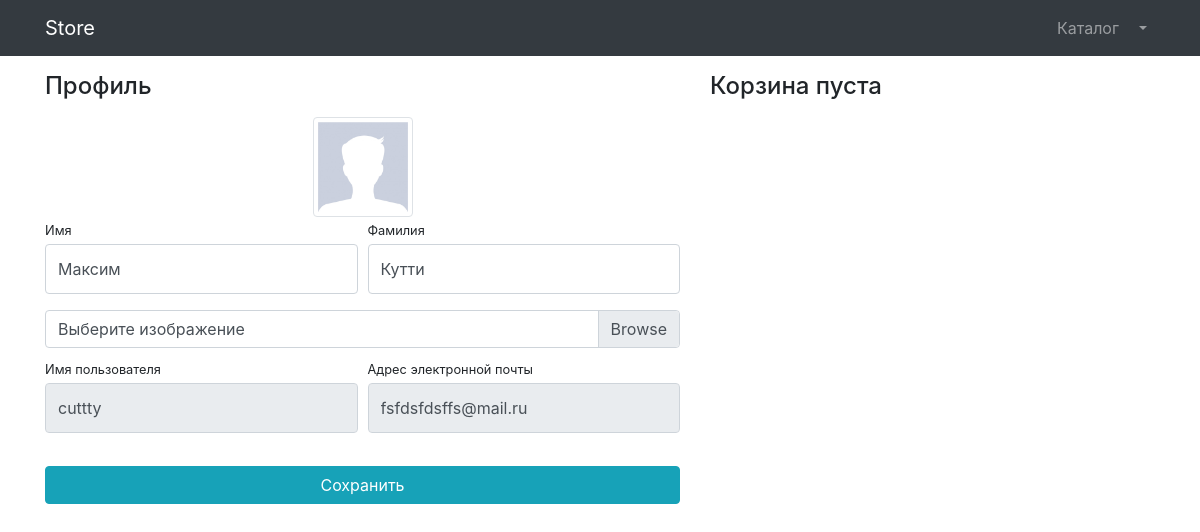
Before: /users/profile/4 (signed in) with the older database file.
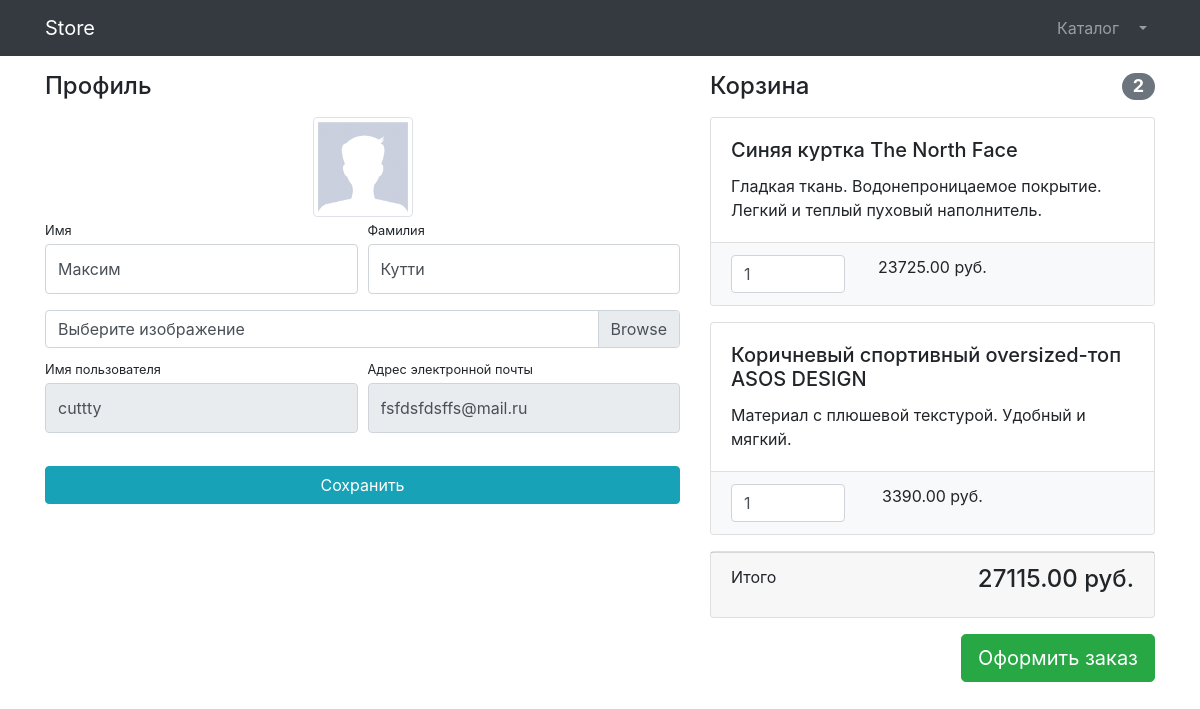
After: the same page with the newer database file.
### users/models.py (models this page shows)
class User(AbstractUser):
    image = models.ImageField(upload_to="users_images", null=True,blank=True)
    is_verified = models.BooleanField(default=False)

### products/models.py (models this page shows, shortened)
class Basket(models.Model):
    user=models.ForeignKey(to=User, on_delete=models.CASCADE)
    product = models.ForeignKey(to=Product, on_delete=models.CASCADE)
    quantity = models.PositiveSmallIntegerField(default=0)
    created_timestamp = models.DateTimeField(auto_now_add=True)
    objects = BasketQuerySet.as_manager()
    def sum(self):
        return self.quantity * self.product.price

class Product(models.Model):
    name = models.CharField(max_length=256)
    description = models.TextField()
    price = models.DecimalField(max_digits=9, decimal_places=2)
    quantity = models.PositiveIntegerField(default=0)
    image = models.ImageField(upload_to='products_images')
    category = models.ForeignKey(to=ProductsCategoty, on_delete=models.CASCADE)
    class Meta:
        verbose_name = 'Продукт'
        verbose_name_plural = 'Продукты'

### users/views.py (the view, shortened to what this page needs)
# urls.py: path('profile/<int:pk>', login_required(UserProfileView.as_view()), name='profile'),
class UserProfileView(titleMixin, UpdateView):
    model = User
    form_class = UserProfileForm
    template_name = 'users/profile.html'
    title = 'Store-профиль'

### users/forms.py
class UserProfileForm(UserChangeForm):
    first_name = forms.CharField(widget=forms.TextInput(attrs={
        'class' : "form-control py-4"
    }))
    last_name = forms.CharField(widget=forms.TextInput(attrs={
        'class' : "form-control py-4"
    }))
    image = forms.ImageField(widget=forms.FileInput(attrs={
        'class' : "custom-file-input"}), required=False)
    username = forms.CharField(widget=forms.TextInput(attrs={
        'class': "form-control py-4", 'readonly' : True
    }))
    email = forms.CharField(widget=forms.TextInput(attrs={
        'class' : "form-control py-4", 'readonly' : True
    }))
    class Meta:
        model = User
        fields = ('first_name', 'last_name', 'image', 'username', 'email')

### common/views.py (called while the page is built)
    def get_context_data(self, **kwargs):
        context = super(titleMixin, self).get_context_data(**kwargs)
        context['title'] = self.title
        return context

### products/context_processors.py (called while the page is built)
def baskets(request):
    return {'baskets' : Basket.objects.filter(user=request.user) if request.user.is_authenticated else []}

### products/models.py (called while the page is built)
    def total_sum(self):
        return sum(basket.sum() for basket in self)

    def total_quantity(self):
        return sum(basket.quantity for basket in self)

### users/templates/users/profile.html (shortened to what this page needs)
{% extends 'products/base.html' %}
{% load static %}
{% block css %}
    <link href="{% static 'vendor/css/profile.css' %}" rel="stylesheet">
{% endblock %}
{% block content %}
<div class="container">
    <div class="row">
        <div class="col-lg-7">
            <h4 class="mt-3 mb-3">Профиль</h4>
            <div class="col-lg-12 text-center">
                <img width="100" height="100"
                     src="{% if user.image %} {{ user.image.url }} {% else %} {% static 'vendor/img/users\/default_avatar.jpg' %} {% endif %}"
                     class="img-thumbnail">
            </div>
            <form action="{% url 'users:profile' user.id %}" method="post" enctype="multipart/form-data">
                <div class="form-row">
                    <div class="col-lg-6">
                        <div class="form-group">
                            <label class="small mb-1" for="{{ form.first_name.id_for_label }}">Имя</label>
                            {{ form.first_name }}
                        </div>
                    </div>
                    <div class="col-lg-6">
                        <div class="form-group">
                            <label class="small mb-1" for="{{ form.last_name.id_for_label }}">Фамилия</label>
                            {{ form.last_name }}
                        </div>
                    </div>
                </div>
                <div class="form-row mb-2">
                    <div class="col-lg-12">
                        <div class="custom-file">
                            <label class="custom-file-label" for="{{ form.image.id_for_label }}">
                                Выберите изображение</label>
                        </div>
                    </div>
                </div>
                <div class="form-row">
                    <div class="col-lg-6">
                        <label class="small mb-1" for="{{ form.username.id_for_label }}">Имя пользователя</label>
                        {{ form.username }}
                    </div>
                    <div class="col-lg-6">
                        <label class="small mb-1" for="{{ form.email.id_for_label }}">Адрес электронной
                            почты</label>
                        {{ form.email }}
                    </div>
                </div>
                <div class="form-row">
                    <div class="col-lg-12" style="margin-top: 33px;">
                        <input class="btn btn-info btn-block" type="submit" value="Сохранить">
                    </div>
                </div>
            </form>
        </div>
        <div class="col-lg-5">
            {% include 'products/basket.html' %}
        </div>
    </div>
</div>
{% endblock %}

### products/templates/products/base.html (shortened to what this page needs)
{% load static %}
<!DOCTYPE html>
<html lang="en">
<head>
    <link href="{% static 'vendor/bootstrap/css/bootstrap.min.css' %}" rel="stylesheet">
    {% block css %} {% endblock %}
</head>
<body>
<nav class="navbar navbar-expand-lg navbar-dark bg-dark fixed-top">
    <div class="container">
        <a class="navbar-brand" href="{% url 'index' %}">Store</a>
        <div class="collapse navbar-collapse" id="navbarResponsive">
            <ul class="navbar-nav ml-auto">
                <li class="nav-item">
                    <a class="nav-link" href="{% url 'products:index' %}">Каталог  </a>
                </li>
                {% if user.is_authenticated %}
                <li class="nav-item dropdown">
                    <a class="nav-link dropdown-toggle" href="#" id="navbarDropdown" role="button"
                       data-bs-toggle="dropdown" aria-expanded="false">
                    </a>
                </li>
                {% else %}
                <li class="nav-item">
                    <a class="nav-link" href="{% url 'users:login' %}">Войти <i class="fas fa-sign-in-alt"></i></a>
                </li>
                {% endif %}
            </ul>
        </div>
    </div>
</nav>
{% block content %} {% endblock %}
</body>
</html>

### products/templates/products/basket.html (shortened to what this page needs)
{% if baskets %}
<h4 class="mt-3 mb-3 d-flex justify-content-between align-items-center mb-3">
    Корзина <span class="badge badge-secondary badge-pill">{{ baskets.total_quantity }}</span>
</h4>
{% for basket in baskets %}
<div class="card mb-3">
    <div class="card-body">
        <h5 class="card-title">{{ basket.product.name }}</h5>
        <p class="card-text">{{ basket.product.description }}</p>
    </div>
    <ul class="list-group list-group-flush">
        <li class="list-group-item bg-light">
            <div class="row text-center">
                <div class="col-lg-4">
                    <input name="basketID" type="number" class="form-control"
                           value="{{ basket.quantity }}" min="0">
                </div>
                <div class="col-lg-4">{{ basket.sum }} руб.</div>
                <div class="col-lg-4">
                </div>
            </div>
        </li>
    </ul>
</div>
{% endfor %}
<div class="card mb-3">
    <div class="card-footer">
        <p class="float-left">Итого</p>
        <h4 class="float-right">{{ baskets.total_sum }} руб.</h4>
    </div>
</div>
<a class="btn btn-success btn-lg float-right" href="../orders/order-create.html">
    Оформить заказ
</a>
{% else %}
<h4 class="mt-3 mb-3 d-flex justify-content-between align-items-center mb-3">
    Корзина пуста
</h4>
{% endif %}

Changed rows visible on the page:
added Basket: total_quantity "2", product.name "Синяя куртка The North Face", product.description "Гладкая ткань. Водонепроницаемое покрытие. Легкий и теплый пуховый наполнитель.", basketID "1", sum "23725.00", total_sum "27115.00"
added Basket: product.name "Коричневый спортивный oversized-топ ASOS DESIGN", product.description "Материал с плюшевой текстурой. Удобный и мягкий.", basketID "1", sum "3390.00"
Other visible differences:
text no longer shown: "Корзина пуста"
text now shown: "Корзина Итого руб. Оформить заказ"
